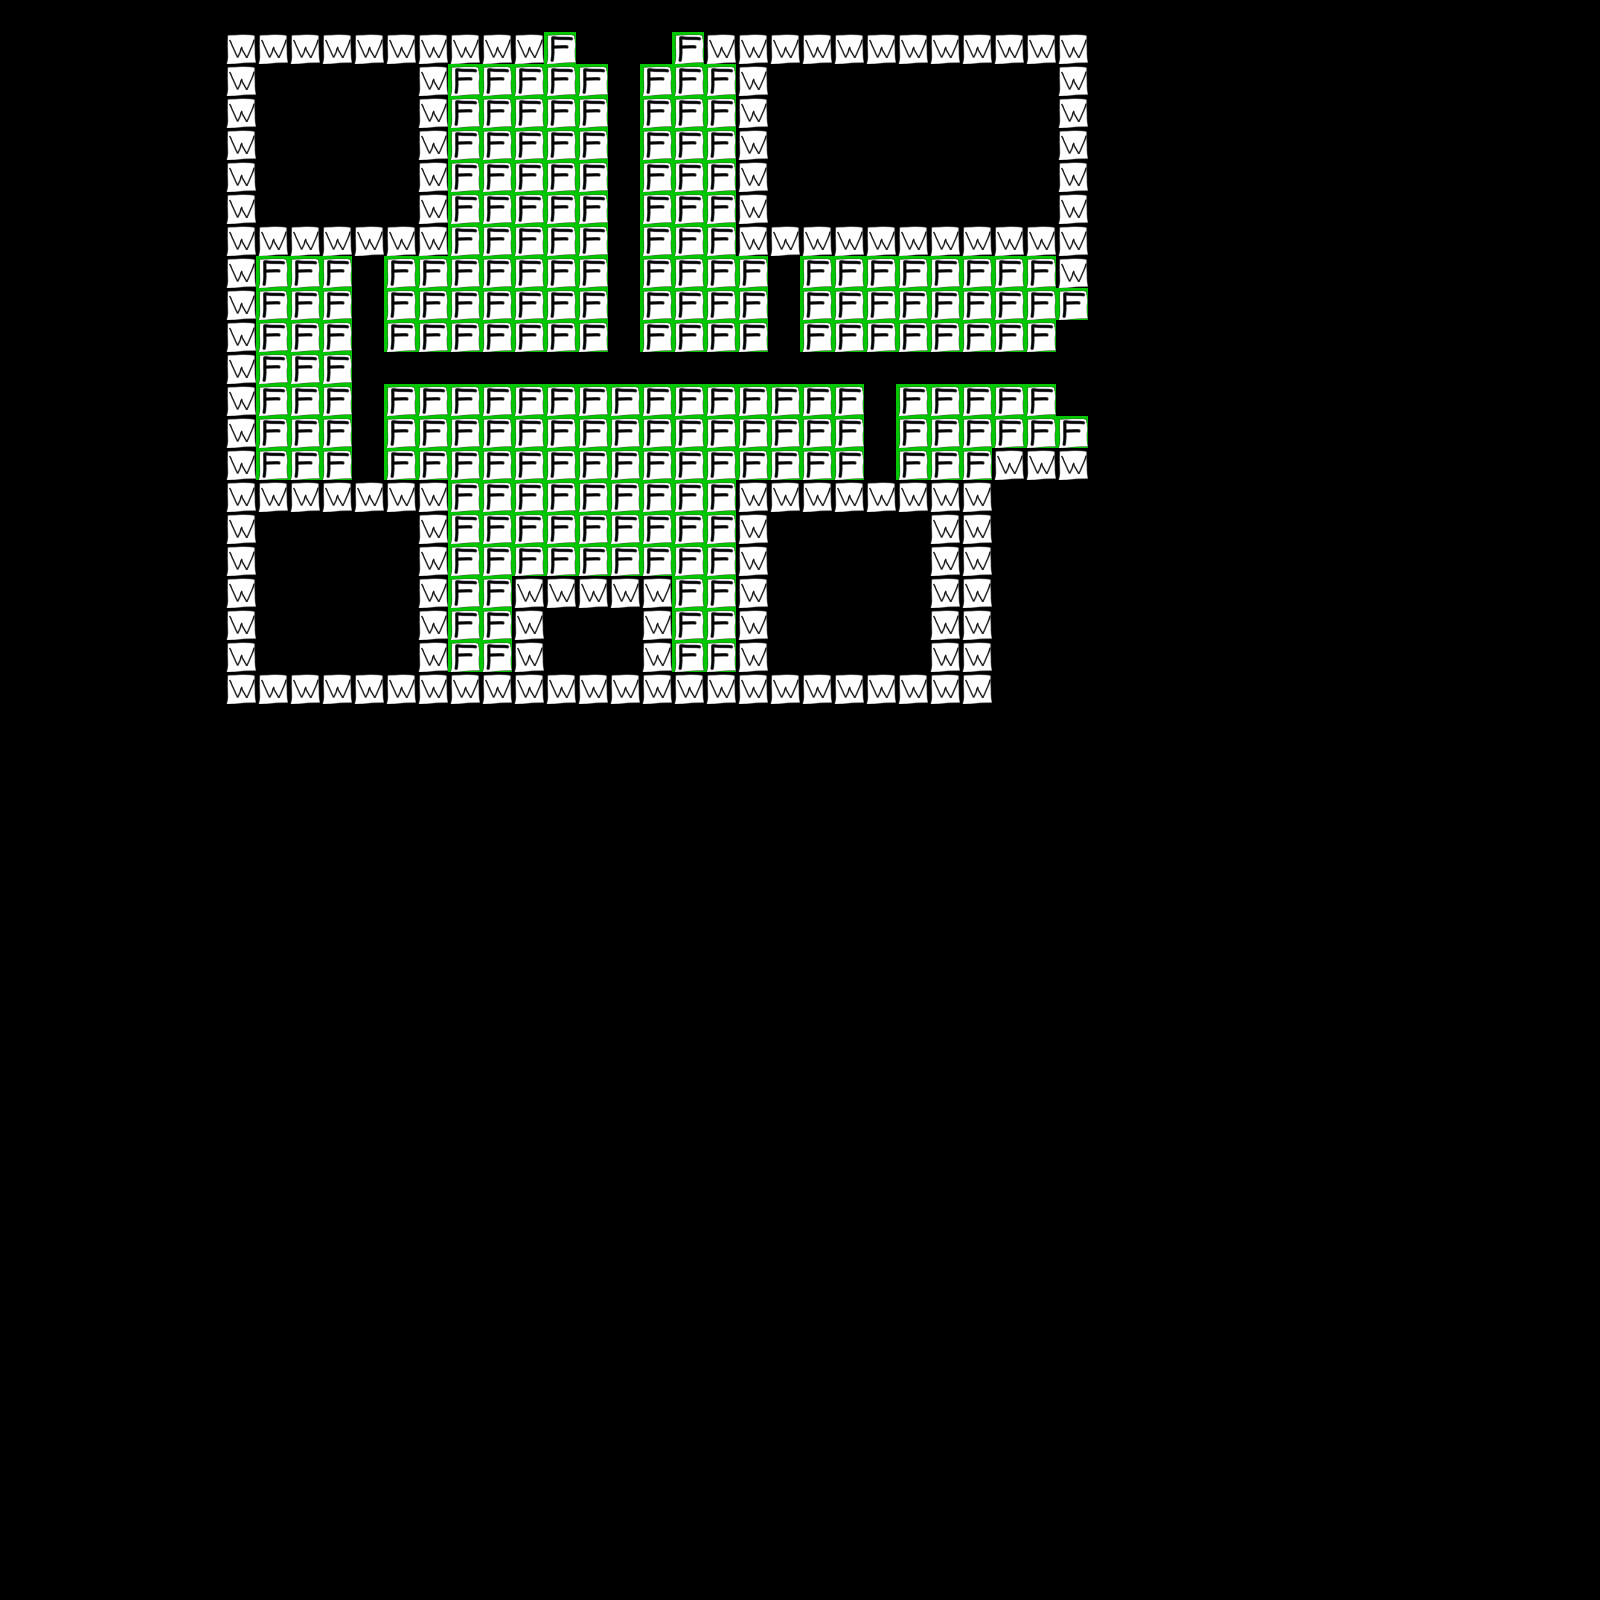

A 2D game scene composited from a Tiled map and its tileset images. What follows is a short description and the map's XML, with every tile layer's data as written:
An orthogonal 50x50 tile map with 32x32 px tiles, 1 tile layer (Tile Layer 1), 2 tilesets.

<map version="1.0" tiledversion="1.0.3" orientation="orthogonal" renderorder="right-up" width="50" height="50" tilewidth="32" tileheight="32" nextobjectid="1">
 <tileset firstgid="1" source="UtFoM Wall.tsx" />
 <tileset firstgid="2" source="UtFoM Floor.tsx" />
 <layer name="Tile Layer 1" width="50" height="50">
  <data encoding="csv">
0,0,0,0,0,0,0,0,0,0,0,0,0,0,0,0,0,0,0,0,0,0,0,0,0,0,0,0,0,0,0,0,0,0,0,0,0,0,0,0,0,0,0,0,0,0,0,0,0,0,
0,0,0,0,0,0,0,1,1,1,1,1,1,1,1,1,1,2,0,0,0,2,1,1,1,1,1,1,1,1,1,1,1,1,0,0,0,0,0,0,0,0,0,0,0,0,0,0,0,0,
0,0,0,0,0,0,0,1,0,0,0,0,0,1,2,2,2,2,2,0,2,2,2,1,0,0,0,0,0,0,0,0,0,1,0,0,0,0,0,0,0,0,0,0,0,0,0,0,0,0,
0,0,0,0,0,0,0,1,0,0,0,0,0,1,2,2,2,2,2,0,2,2,2,1,0,0,0,0,0,0,0,0,0,1,0,0,0,0,0,0,0,0,0,0,0,0,0,0,0,0,
0,0,0,0,0,0,0,1,0,0,0,0,0,1,2,2,2,2,2,0,2,2,2,1,0,0,0,0,0,0,0,0,0,1,0,0,0,0,0,0,0,0,0,0,0,0,0,0,0,0,
0,0,0,0,0,0,0,1,0,0,0,0,0,1,2,2,2,2,2,0,2,2,2,1,0,0,0,0,0,0,0,0,0,1,0,0,0,0,0,0,0,0,0,0,0,0,0,0,0,0,
0,0,0,0,0,0,0,1,0,0,0,0,0,1,2,2,2,2,2,0,2,2,2,1,0,0,0,0,0,0,0,0,0,1,0,0,0,0,0,0,0,0,0,0,0,0,0,0,0,0,
0,0,0,0,0,0,0,1,1,1,1,1,1,1,2,2,2,2,2,0,2,2,2,1,1,1,1,1,1,1,1,1,1,1,0,0,0,0,0,0,0,0,0,0,0,0,0,0,0,0,
0,0,0,0,0,0,0,1,2,2,2,0,2,2,2,2,2,2,2,0,2,2,2,2,0,2,2,2,2,2,2,2,2,1,0,0,0,0,0,0,0,0,0,0,0,0,0,0,0,0,
0,0,0,0,0,0,0,1,2,2,2,0,2,2,2,2,2,2,2,0,2,2,2,2,0,2,2,2,2,2,2,2,2,2,0,0,0,0,0,0,0,0,0,0,0,0,0,0,0,0,
0,0,0,0,0,0,0,1,2,2,2,0,2,2,2,2,2,2,2,0,2,2,2,2,0,2,2,2,2,2,2,2,2,0,0,0,0,0,0,0,0,0,0,0,0,0,0,0,0,0,
0,0,0,0,0,0,0,1,2,2,2,0,0,0,0,0,0,0,0,0,0,0,0,0,0,0,0,0,0,0,0,0,0,0,0,0,0,0,0,0,0,0,0,0,0,0,0,0,0,0,
0,0,0,0,0,0,0,1,2,2,2,0,2,2,2,2,2,2,2,2,2,2,2,2,2,2,2,0,2,2,2,2,2,0,0,0,0,0,0,0,0,0,0,0,0,0,0,0,0,0,
0,0,0,0,0,0,0,1,2,2,2,0,2,2,2,2,2,2,2,2,2,2,2,2,2,2,2,0,2,2,2,2,2,2,0,0,0,0,0,0,0,0,0,0,0,0,0,0,0,0,
0,0,0,0,0,0,0,1,2,2,2,0,2,2,2,2,2,2,2,2,2,2,2,2,2,2,2,0,2,2,2,1,1,1,0,0,0,0,0,0,0,0,0,0,0,0,0,0,0,0,
0,0,0,0,0,0,0,1,1,1,1,1,1,1,2,2,2,2,2,2,2,2,2,1,1,1,1,1,1,1,1,0,0,0,0,0,0,0,0,0,0,0,0,0,0,0,0,0,0,0,
0,0,0,0,0,0,0,1,0,0,0,0,0,1,2,2,2,2,2,2,2,2,2,1,0,0,0,0,0,1,1,0,0,0,0,0,0,0,0,0,0,0,0,0,0,0,0,0,0,0,
0,0,0,0,0,0,0,1,0,0,0,0,0,1,2,2,2,2,2,2,2,2,2,1,0,0,0,0,0,1,1,0,0,0,0,0,0,0,0,0,0,0,0,0,0,0,0,0,0,0,
0,0,0,0,0,0,0,1,0,0,0,0,0,1,2,2,1,1,1,1,1,2,2,1,0,0,0,0,0,1,1,0,0,0,0,0,0,0,0,0,0,0,0,0,0,0,0,0,0,0,
0,0,0,0,0,0,0,1,0,0,0,0,0,1,2,2,1,0,0,0,1,2,2,1,0,0,0,0,0,1,1,0,0,0,0,0,0,0,0,0,0,0,0,0,0,0,0,0,0,0,
0,0,0,0,0,0,0,1,0,0,0,0,0,1,2,2,1,0,0,0,1,2,2,1,0,0,0,0,0,1,1,0,0,0,0,0,0,0,0,0,0,0,0,0,0,0,0,0,0,0,
0,0,0,0,0,0,0,1,1,1,1,1,1,1,1,1,1,1,1,1,1,1,1,1,1,1,1,1,1,1,1,0,0,0,0,0,0,0,0,0,0,0,0,0,0,0,0,0,0,0,
0,0,0,0,0,0,0,0,0,0,0,0,0,0,0,0,0,0,0,0,0,0,0,0,0,0,0,0,0,0,0,0,0,0,0,0,0,0,0,0,0,0,0,0,0,0,0,0,0,0,
0,0,0,0,0,0,0,0,0,0,0,0,0,0,0,0,0,0,0,0,0,0,0,0,0,0,0,0,0,0,0,0,0,0,0,0,0,0,0,0,0,0,0,0,0,0,0,0,0,0,
0,0,0,0,0,0,0,0,0,0,0,0,0,0,0,0,0,0,0,0,0,0,0,0,0,0,0,0,0,0,0,0,0,0,0,0,0,0,0,0,0,0,0,0,0,0,0,0,0,0,
0,0,0,0,0,0,0,0,0,0,0,0,0,0,0,0,0,0,0,0,0,0,0,0,0,0,0,0,0,0,0,0,0,0,0,0,0,0,0,0,0,0,0,0,0,0,0,0,0,0,
0,0,0,0,0,0,0,0,0,0,0,0,0,0,0,0,0,0,0,0,0,0,0,0,0,0,0,0,0,0,0,0,0,0,0,0,0,0,0,0,0,0,0,0,0,0,0,0,0,0,
0,0,0,0,0,0,0,0,0,0,0,0,0,0,0,0,0,0,0,0,0,0,0,0,0,0,0,0,0,0,0,0,0,0,0,0,0,0,0,0,0,0,0,0,0,0,0,0,0,0,
0,0,0,0,0,0,0,0,0,0,0,0,0,0,0,0,0,0,0,0,0,0,0,0,0,0,0,0,0,0,0,0,0,0,0,0,0,0,0,0,0,0,0,0,0,0,0,0,0,0,
0,0,0,0,0,0,0,0,0,0,0,0,0,0,0,0,0,0,0,0,0,0,0,0,0,0,0,0,0,0,0,0,0,0,0,0,0,0,0,0,0,0,0,0,0,0,0,0,0,0,
0,0,0,0,0,0,0,0,0,0,0,0,0,0,0,0,0,0,0,0,0,0,0,0,0,0,0,0,0,0,0,0,0,0,0,0,0,0,0,0,0,0,0,0,0,0,0,0,0,0,
0,0,0,0,0,0,0,0,0,0,0,0,0,0,0,0,0,0,0,0,0,0,0,0,0,0,0,0,0,0,0,0,0,0,0,0,0,0,0,0,0,0,0,0,0,0,0,0,0,0,
0,0,0,0,0,0,0,0,0,0,0,0,0,0,0,0,0,0,0,0,0,0,0,0,0,0,0,0,0,0,0,0,0,0,0,0,0,0,0,0,0,0,0,0,0,0,0,0,0,0,
0,0,0,0,0,0,0,0,0,0,0,0,0,0,0,0,0,0,0,0,0,0,0,0,0,0,0,0,0,0,0,0,0,0,0,0,0,0,0,0,0,0,0,0,0,0,0,0,0,0,
0,0,0,0,0,0,0,0,0,0,0,0,0,0,0,0,0,0,0,0,0,0,0,0,0,0,0,0,0,0,0,0,0,0,0,0,0,0,0,0,0,0,0,0,0,0,0,0,0,0,
0,0,0,0,0,0,0,0,0,0,0,0,0,0,0,0,0,0,0,0,0,0,0,0,0,0,0,0,0,0,0,0,0,0,0,0,0,0,0,0,0,0,0,0,0,0,0,0,0,0,
0,0,0,0,0,0,0,0,0,0,0,0,0,0,0,0,0,0,0,0,0,0,0,0,0,0,0,0,0,0,0,0,0,0,0,0,0,0,0,0,0,0,0,0,0,0,0,0,0,0,
0,0,0,0,0,0,0,0,0,0,0,0,0,0,0,0,0,0,0,0,0,0,0,0,0,0,0,0,0,0,0,0,0,0,0,0,0,0,0,0,0,0,0,0,0,0,0,0,0,0,
0,0,0,0,0,0,0,0,0,0,0,0,0,0,0,0,0,0,0,0,0,0,0,0,0,0,0,0,0,0,0,0,0,0,0,0,0,0,0,0,0,0,0,0,0,0,0,0,0,0,
0,0,0,0,0,0,0,0,0,0,0,0,0,0,0,0,0,0,0,0,0,0,0,0,0,0,0,0,0,0,0,0,0,0,0,0,0,0,0,0,0,0,0,0,0,0,0,0,0,0,
0,0,0,0,0,0,0,0,0,0,0,0,0,0,0,0,0,0,0,0,0,0,0,0,0,0,0,0,0,0,0,0,0,0,0,0,0,0,0,0,0,0,0,0,0,0,0,0,0,0,
0,0,0,0,0,0,0,0,0,0,0,0,0,0,0,0,0,0,0,0,0,0,0,0,0,0,0,0,0,0,0,0,0,0,0,0,0,0,0,0,0,0,0,0,0,0,0,0,0,0,
0,0,0,0,0,0,0,0,0,0,0,0,0,0,0,0,0,0,0,0,0,0,0,0,0,0,0,0,0,0,0,0,0,0,0,0,0,0,0,0,0,0,0,0,0,0,0,0,0,0,
0,0,0,0,0,0,0,0,0,0,0,0,0,0,0,0,0,0,0,0,0,0,0,0,0,0,0,0,0,0,0,0,0,0,0,0,0,0,0,0,0,0,0,0,0,0,0,0,0,0,
0,0,0,0,0,0,0,0,0,0,0,0,0,0,0,0,0,0,0,0,0,0,0,0,0,0,0,0,0,0,0,0,0,0,0,0,0,0,0,0,0,0,0,0,0,0,0,0,0,0,
0,0,0,0,0,0,0,0,0,0,0,0,0,0,0,0,0,0,0,0,0,0,0,0,0,0,0,0,0,0,0,0,0,0,0,0,0,0,0,0,0,0,0,0,0,0,0,0,0,0,
0,0,0,0,0,0,0,0,0,0,0,0,0,0,0,0,0,0,0,0,0,0,0,0,0,0,0,0,0,0,0,0,0,0,0,0,0,0,0,0,0,0,0,0,0,0,0,0,0,0,
0,0,0,0,0,0,0,0,0,0,0,0,0,0,0,0,0,0,0,0,0,0,0,0,0,0,0,0,0,0,0,0,0,0,0,0,0,0,0,0,0,0,0,0,0,0,0,0,0,0,
0,0,0,0,0,0,0,0,0,0,0,0,0,0,0,0,0,0,0,0,0,0,0,0,0,0,0,0,0,0,0,0,0,0,0,0,0,0,0,0,0,0,0,0,0,0,0,0,0,0,
0,0,0,0,0,0,0,0,0,0,0,0,0,0,0,0,0,0,0,0,0,0,0,0,0,0,0,0,0,0,0,0,0,0,0,0,0,0,0,0,0,0,0,0,0,0,0,0,0,0
</data>
 </layer>
</map>
